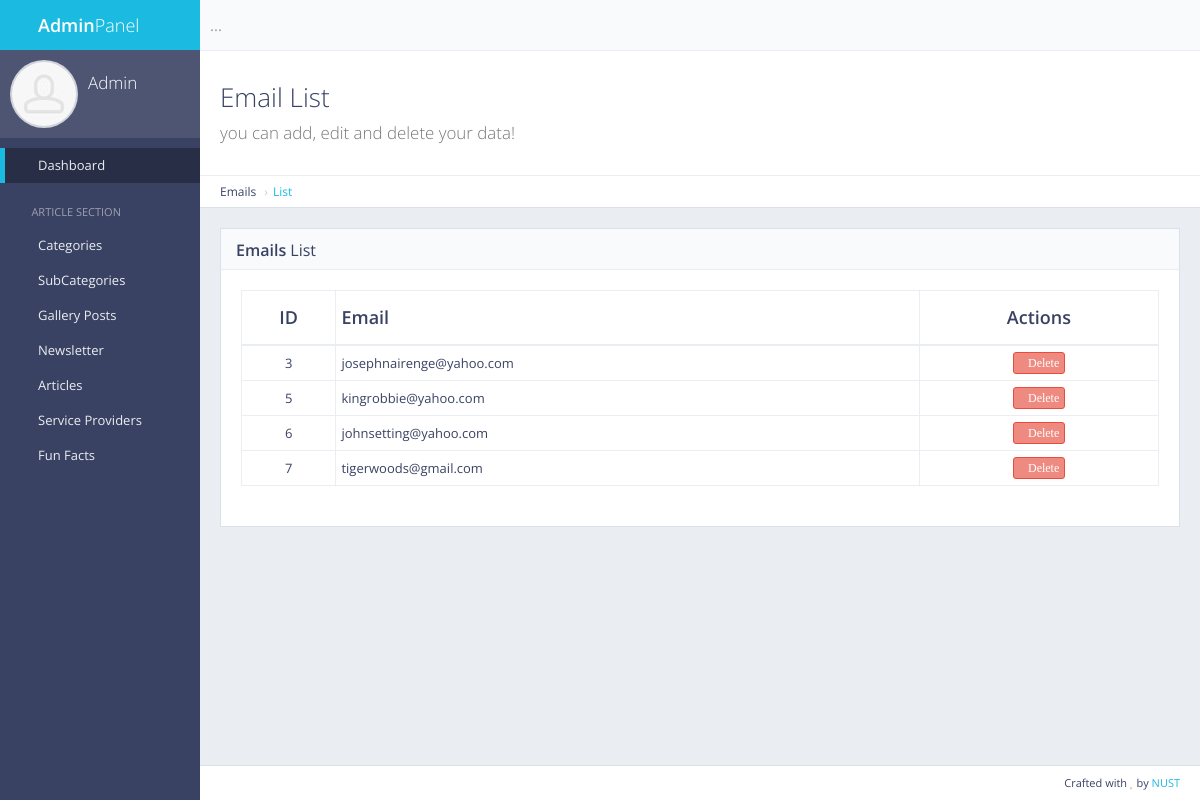
Page /panel/newsletter/emails/ (signed in) on the committed database.
### newsletter/models.py (models this page shows, shortened)
class Newsletter(models.Model):
 txt = models.CharField(max_length=50)
 status = models.IntegerField()

### newsletter/views.py (the view)
# urls.py: url(r'^panel/newsletter/emails/$', views.news_emails, name="news_emails"),
def news_emails(request) :
 if not request.user.is_authenticated :
  return redirect('mylogin')
 emails = Newsletter.objects.filter(status=1)
 return render(request, 'back/emails.html', {'emails':emails})

### main/templates/back/emails.html (shortened to what this page needs)
{% extends 'back/base.html' %}
{% load static %}
{% block mainblock %}
<div class="content-header">
 <div class="header-section">
  <h1>
   <i class="fa fa-table"></i>Email List<br><small>you can add, edit and delete your data!</small>
  </h1>
 </div>
</div>
<ul class="breadcrumb breadcrumb-top">
 <li>Emails</li>
 <li><a href="/panel/newsletter/emails/">List</a></li>
</ul>
<div class="block full">
 <div class="block-title">
  <h2><strong>Emails</strong> List</h2>
 </div>
 <div class="table-responsive">
  <table id="example-datatable" class="table table-vcenter table-condensed table-bordered">
   <thead>
    <tr>
     <th class="text-center">ID</th>
     <th>Email</th>
     <th class="text-center">Actions</th>
    </tr>
   </thead>
   <tbody>
    {% for cc in emails %}
    <tr>
     <td class="text-center">{{cc.pk}}</td>
     <td>{{cc.txt}}</td>
     <td class="text-center">
      <div class="btn-group">
       <a href="{% url 'news_txt_del' pk=cc.pk num=1 %}" data-toggle="tooltip" title="Delete"
        class="btn btn-xs btn-danger"><i class="fa fa-times">Delete</i></a>
      </div>
     </td>
    </tr>
    {% endfor %}
   </tbody>
  </table>
 </div>
</div>
{% endblock %}

### rows in the picture
Newsletter: pk "3", txt "josephnairenge@yahoo.com"
Newsletter: pk "5", txt "kingrobbie@yahoo.com"
Newsletter: pk "6", txt "johnsetting@yahoo.com"
Newsletter: pk "7", txt "tigerwoods@gmail.com"
